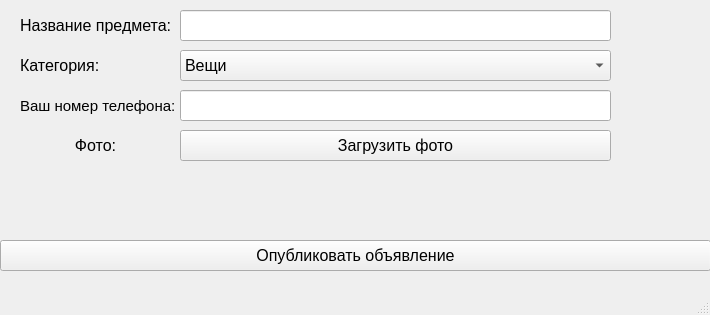
<?xml version="1.0" encoding="UTF-8"?>
<ui version="4.0">
 <class>MainWindow</class>
 <widget class="QMainWindow" name="MainWindow">
  <property name="geometry">
   <rect>
    <x>0</x>
    <y>0</y>
    <width>710</width>
    <height>315</height>
   </rect>
  </property>
  <property name="windowTitle">
   <string>MainWindow</string>
  </property>
  <widget class="QWidget" name="centralwidget">
   <widget class="QLabel" name="label">
    <property name="geometry">
     <rect>
      <x>20</x>
      <y>10</y>
      <width>151</width>
      <height>31</height>
     </rect>
    </property>
    <property name="font">
     <font>
      <pointsize>12</pointsize>
     </font>
    </property>
    <property name="text">
     <string>Название предмета:</string>
    </property>
   </widget>
   <widget class="QLineEdit" name="nameEdit">
    <property name="geometry">
     <rect>
      <x>180</x>
      <y>10</y>
      <width>431</width>
      <height>31</height>
     </rect>
    </property>
   </widget>
   <widget class="QLabel" name="label_2">
    <property name="geometry">
     <rect>
      <x>20</x>
      <y>50</y>
      <width>151</width>
      <height>31</height>
     </rect>
    </property>
    <property name="font">
     <font>
      <pointsize>12</pointsize>
     </font>
    </property>
    <property name="text">
     <string>Категория:</string>
    </property>
   </widget>
   <widget class="QComboBox" name="comboUpload">
    <property name="geometry">
     <rect>
      <x>180</x>
      <y>50</y>
      <width>431</width>
      <height>31</height>
     </rect>
    </property>
    <property name="font">
     <font>
      <pointsize>12</pointsize>
     </font>
    </property>
    <item>
     <property name="text">
      <string>Вещи</string>
     </property>
    </item>
    <item>
     <property name="text">
      <string>Одежда</string>
     </property>
    </item>
    <item>
     <property name="text">
      <string>Животные</string>
     </property>
    </item>
    <item>
     <property name="text">
      <string>Другое</string>
     </property>
    </item>
   </widget>
   <widget class="QLabel" name="label_3">
    <property name="geometry">
     <rect>
      <x>20</x>
      <y>90</y>
      <width>161</width>
      <height>31</height>
     </rect>
    </property>
    <property name="font">
     <font>
      <pointsize>11</pointsize>
     </font>
    </property>
    <property name="text">
     <string>Ваш номер телефона:</string>
    </property>
   </widget>
   <widget class="QLineEdit" name="phoneEdit">
    <property name="geometry">
     <rect>
      <x>180</x>
      <y>90</y>
      <width>431</width>
      <height>31</height>
     </rect>
    </property>
   </widget>
   <widget class="QLabel" name="label_4">
    <property name="geometry">
     <rect>
      <x>20</x>
      <y>130</y>
      <width>151</width>
      <height>31</height>
     </rect>
    </property>
    <property name="font">
     <font>
      <pointsize>12</pointsize>
     </font>
    </property>
    <property name="text">
     <string>Фото:</string>
    </property>
    <property name="alignment">
     <set>Qt::AlignCenter</set>
    </property>
   </widget>
   <widget class="QPushButton" name="uploadPhoto">
    <property name="geometry">
     <rect>
      <x>180</x>
      <y>130</y>
      <width>431</width>
      <height>31</height>
     </rect>
    </property>
    <property name="font">
     <font>
      <pointsize>12</pointsize>
      <stylestrategy>PreferAntialias</stylestrategy>
     </font>
    </property>
    <property name="layoutDirection">
     <enum>Qt::LeftToRight</enum>
    </property>
    <property name="text">
     <string>Загрузить фото</string>
    </property>
   </widget>
   <widget class="QLabel" name="uploadName">
    <property name="geometry">
     <rect>
      <x>10</x>
      <y>170</y>
      <width>681</width>
      <height>20</height>
     </rect>
    </property>
    <property name="text">
     <string/>
    </property>
   </widget>
   <widget class="QPushButton" name="uploadAll">
    <property name="geometry">
     <rect>
      <x>0</x>
      <y>240</y>
      <width>711</width>
      <height>31</height>
     </rect>
    </property>
    <property name="font">
     <font>
      <pointsize>12</pointsize>
      <stylestrategy>PreferAntialias</stylestrategy>
     </font>
    </property>
    <property name="layoutDirection">
     <enum>Qt::LeftToRight</enum>
    </property>
    <property name="text">
     <string>Опубликовать объявление</string>
    </property>
   </widget>
  </widget>
  <widget class="QMenuBar" name="menubar">
   <property name="geometry">
    <rect>
     <x>0</x>
     <y>0</y>
     <width>710</width>
     <height>21</height>
    </rect>
   </property>
  </widget>
  <widget class="QStatusBar" name="statusbar"/>
 </widget>
 <resources/>
 <connections/>
</ui>
